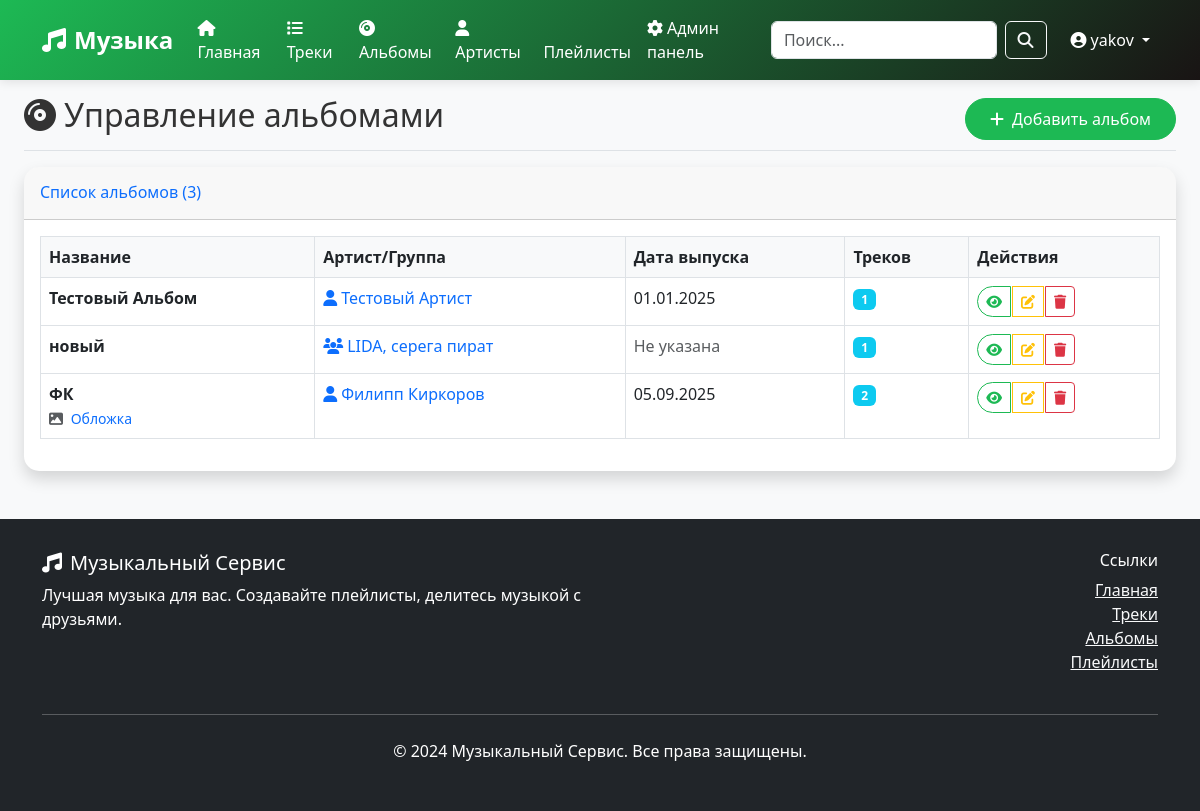
Screenshot of /admin-panel/albums/ (signed in) with the database file from the repository.
### music/models.py (models this page shows, shortened)
class User(AbstractUser):
    id = models.UUIDField(primary_key=True, default=uuid.uuid4, editable=False)
    login = models.CharField(max_length=100, unique=True)
    email = models.EmailField(unique=True)
    password = models.CharField(max_length=128)
    date_of_birth = models.DateField(null=True, blank=True)
    registration_date = models.DateTimeField(auto_now_add=True)
    avatar_url = models.URLField(max_length=500, null=True, blank=True)
    role = models.CharField(max_length=20, choices=[
        ('user', 'User'),
        ('admin', 'Admin'),
        ('moderator', 'Moderator')
    ], default='user')
    objects = CustomUserManager()
    USERNAME_FIELD = 'login'
    REQUIRED_FIELDS = ['email']
    class Meta:
        db_table = 'пользователи'
        verbose_name = 'Пользователь'
        verbose_name_plural = 'Пользователи'
    class Meta:
        db_table = 'пользователи'
        verbose_name = 'Пользователь'
        verbose_name_plural = 'Пользователи'

class Album(models.Model):
    id = models.UUIDField(primary_key=True, default=uuid.uuid4, editable=False)
    name = models.CharField(max_length=200, verbose_name='Название альбома')
    group = models.ForeignKey(Group, on_delete=models.CASCADE, null=True, blank=True, verbose_name='Группа')
    artist = models.ForeignKey(Artist, on_delete=models.CASCADE, null=True, blank=True, verbose_name='Артист')
    release_date = models.DateField(null=True, blank=True, verbose_name='Дата выпуска')
    photo = models.ImageField(upload_to='albums/', null=True, blank=True, verbose_name='Обложка альбома')
    play_count = models.PositiveIntegerField(default=0, verbose_name='Количество прослушиваний')
    class Meta:
        db_table = 'альбомы'
        verbose_name = 'Альбом'
        verbose_name_plural = 'Альбомы'

class Artist(models.Model):
    id = models.UUIDField(primary_key=True, default=uuid.uuid4, editable=False)
    name = models.CharField(max_length=200, verbose_name='Имя артиста')
    avatar = models.ImageField(upload_to='artists/', null=True, blank=True, verbose_name='Аватар')
    biography = models.TextField(blank=True, verbose_name='Биография')
    artist_role = models.CharField(max_length=100, blank=True, verbose_name='Роль артиста')
    class Meta:
        db_table = 'артисты'
        verbose_name = 'Артист'
        verbose_name_plural = 'Артисты'

class Group(models.Model):
    id = models.UUIDField(primary_key=True, default=uuid.uuid4, editable=False)
    name = models.CharField(max_length=200, verbose_name='Название группы')
    description = models.TextField(blank=True, verbose_name='Описание группы')
    photo = models.ImageField(upload_to='groups/', null=True, blank=True, verbose_name='Фото группы')
    class Meta:
        db_table = 'группа'
        verbose_name = 'Группа'
        verbose_name_plural = 'Группы'

### music/views.py (the view)
# urls.py: path('admin-panel/albums/', views.admin_albums, name='admin_albums'),
@login_required
def admin_albums(request):
    if not request.user.is_authenticated or request.user.role != 'admin':
        messages.error(request, 'Доступ запрещен. Требуются права администратора.')
        return redirect('music:home')
    albums = Album.objects.select_related('artist', 'group').order_by('-id')
    context = {
        'albums': albums,
    }
    return render(request, 'music/admin/admin_albums.html', context)

### music/templates/music/admin/admin_albums.html (shortened to what this page needs)
{% extends 'music/base.html' %}
{% block content %}
<div class="container-fluid">
    <div class="row">
        <main class="col-12 px-md-4">
            <div class="d-flex justify-content-between flex-wrap flex-md-nowrap align-items-center pt-3 pb-2 mb-3 border-bottom">
                <h1 class="h2">
                    <i class="fas fa-compact-disc me-2"></i>Управление альбомами
                </h1>
                <div class="btn-toolbar mb-2 mb-md-0">
                    <a href="{% url 'music:admin_create_album' %}" class="btn btn-primary">
                        <i class="fas fa-plus me-2"></i>Добавить альбом
                    </a>
                </div>
            </div>
            <div class="card shadow">
                <div class="card-header py-3">
                    <h6 class="m-0 font-weight-bold text-primary">
                        Список альбомов ({{ albums.count }})
                    </h6>
                </div>
                <div class="card-body">
                    <div class="table-responsive">
                        <table class="table table-bordered">
                            <thead>
                                <tr>
                                    <th>Название</th>
                                    <th>Артист/Группа</th>
                                    <th>Дата выпуска</th>
                                    <th>Треков</th>
                                    <th>Действия</th>
                                </tr>
                            </thead>
                            <tbody>
                                {% for album in albums %}
                                <tr>
                                    <td>
                                        <strong>{{ album.name }}</strong>
                                        {% if album.photo %}
                                            <br><small class="text-muted">
                                                <i class="fas fa-image me-1"></i>
                                                <a href="{{ album.photo.url }}" target="_blank" class="text-decoration-none">
                                                    Обложка
                                                </a>
                                            </small>
                                        {% endif %}
                                    </td>
                                    <td>
                                        {% if album.artist %}
                                            <a href="{% url 'music:artist_detail' album.artist.pk %}" class="text-decoration-none">
                                                <i class="fas fa-user me-1"></i>{{ album.artist.name }}
                                            </a>
                                        {% elif album.group %}
                                            <a href="{% url 'music:group_detail' album.group.pk %}" class="text-decoration-none">
                                                <i class="fas fa-users me-1"></i>{{ album.group.name }}
                                            </a>
                                        {% else %}
                                            <span class="text-muted">Не указан</span>
                                        {% endif %}
                                    </td>
                                    <td>
                                        {% if album.release_date %}
                                            {{ album.release_date|date:"d.m.Y" }}
                                        {% else %}
                                            <span class="text-muted">Не указана</span>
                                        {% endif %}
                                    </td>
                                    <td>
                                        <span class="badge bg-info">{{ album.track_set.count }}</span>
                                    </td>
                                    <td>
                                        <div class="btn-group" role="group">
                                            <a href="{% url 'music:album_detail' album.pk %}" class="btn btn-sm btn-outline-primary" title="Просмотр">
                                                <i class="fas fa-eye"></i>
                                            </a>
                                            <a href="{% url 'music:admin_edit_album' album.pk %}" class="btn btn-sm btn-outline-warning" title="Редактировать">
                                                <i class="fas fa-edit"></i>
                                            </a>
                                            <button type="button" class="btn btn-sm btn-outline-danger" title="Удалить"
                                                    onclick="confirmDelete('{{ album.name }}', '{% url 'music:admin_delete_album' album.pk %}')">
                                                <i class="fas fa-trash"></i>
                                            </button>
                                        </div>
                                    </td>
                                </tr>
                                {% endfor %}
                            </tbody>
                        </table>
                    </div>
                </div>
            </div>
        </main>
    </div>
</div>
{% endblock %}

### music/templates/music/base.html (shortened to what this page needs)
<!DOCTYPE html>
<html lang="ru">
<head>
    <link href="https://cdn.jsdelivr.net/npm/bootstrap@5.3.0/dist/css/bootstrap.min.css" rel="stylesheet">
    <link rel="stylesheet" href="https://cdnjs.cloudflare.com/ajax/libs/font-awesome/6.4.0/css/all.min.css">
</head>
<body>
    <nav class="navbar navbar-expand-lg navbar-dark">
        <div class="container">
            <a class="navbar-brand" href="{% url 'music:home' %}">
                <i class="fas fa-music me-2"></i>Музыка
            </a>
            <div class="collapse navbar-collapse" id="navbarNav">
                <ul class="navbar-nav me-auto">
                    <li class="nav-item">
                        <a class="nav-link" href="{% url 'music:home' %}">
                            <i class="fas fa-home me-1"></i>Главная
                        </a>
                    </li>
                    <li class="nav-item">
                        <a class="nav-link" href="{% url 'music:track_list' %}">
                            <i class="fas fa-list me-1"></i>Треки
                        </a>
                    </li>
                    <li class="nav-item">
                        <a class="nav-link" href="{% url 'music:album_list' %}">
                            <i class="fas fa-compact-disc me-1"></i>Альбомы
                        </a>
                    </li>
                    <li class="nav-item">
                        <a class="nav-link" href="{% url 'music:artist_list' %}">
                            <i class="fas fa-user me-1"></i>Артисты
                        </a>
                    </li>
                    <li class="nav-item">
                        <a class="nav-link" href="{% url 'music:playlist_list' %}">
                            Плейлисты
                        </a>
                    </li>
                    {% if user.is_authenticated and user.role == 'admin' %}
                        <li class="nav-item">
                            <a class="nav-link" href="{% url 'music:admin_panel' %}">
                                <i class="fas fa-cog me-1"></i>Админ панель
                            </a>
                        </li>
                    {% endif %}
                </ul>
                <form class="d-flex me-3" method="GET" action="{% url 'music:track_list' %}">
                    <input class="form-control me-2" type="search" name="q" placeholder="Поиск..."
                           value="{{ request.GET.q }}" aria-label="Search">
                    <button class="btn btn-outline-light" type="submit">
                        <i class="fas fa-search"></i>
                    </button>
                </form>
                <ul class="navbar-nav">
                    {% if user.is_authenticated %}
                        <li class="nav-item dropdown">
                            <a class="nav-link dropdown-toggle" href="#" id="navbarDropdown" role="button"
                               data-bs-toggle="dropdown" aria-expanded="false">
                                <i class="fas fa-user-circle me-1"></i>{{ user.login }}
                            </a>
                        </li>
                    {% endif %}
                </ul>
            </div>
        </div>
    </nav>
    <main>
        {% block content %}{% endblock %}
    </main>
    <footer class="footer">
        <div class="container">
            <div class="row">
                <div class="col-md-6">
                    <h5><i class="fas fa-music me-2"></i>Музыкальный Сервис</h5>
                    <p>Лучшая музыка для вас. Создавайте плейлисты, делитесь музыкой с друзьями.</p>
                </div>
                <div class="col-md-6 text-md-end">
                    <h6>Ссылки</h6>
                    <ul class="list-unstyled">
                        <li><a href="{% url 'music:home' %}" class="text-light">Главная</a></li>
                        <li><a href="{% url 'music:track_list' %}" class="text-light">Треки</a></li>
                        <li><a href="{% url 'music:album_list' %}" class="text-light">Альбомы</a></li>
                        <li><a href="{% url 'music:playlist_list' %}" class="text-light">Плейлисты</a></li>
                    </ul>
                </div>
            </div>
            <hr class="my-4">
            <div class="text-center">
                <p>&copy; 2024 Музыкальный Сервис. Все права защищены.</p>
            </div>
        </div>
    </footer>
</body>
</html>

### music/templates/music/base.html (style rules this page uses)
:root { --primary-color: #1db954; --secondary-color: #191414; --accent-color: #ff6b6b; --text-color: #333; --light-bg: #f8f9fa; --dark-bg: #212529; }
body { font-family: 'Segoe UI', Tahoma, Geneva, Verdana, sans-serif; background-color: var(--light-bg); color: var(--text-color); }
.navbar { background: linear-gradient(135deg, var(--primary-color), var(--secondary-color)); box-shadow: 0 2px 10px rgba(0,0,0,0.1); }
.navbar-brand { font-weight: bold; font-size: 1.5rem; }
.nav-link { color: white !important; font-weight: 500; transition: all 0.3s ease; }
.card { border: none; border-radius: 15px; box-shadow: 0 5px 15px rgba(0,0,0,0.1); transition: transform 0.3s ease, box-shadow 0.3s ease; overflow: hidden; }
.btn-primary { background-color: var(--primary-color); border-color: var(--primary-color); border-radius: 25px; padding: 0.5rem 1.5rem; font-weight: 500; transition: all 0.3s ease; }
.btn-outline-primary { color: var(--primary-color); border-color: var(--primary-color); border-radius: 25px; }
.footer { background: var(--dark-bg); color: white; padding: 2rem 0; margin-top: 3rem; }

### music/templates/music/admin/admin_albums.html (style rules this page uses)
.table th { background-color: #f8f9fa; border-color: #dee2e6; }
.btn-group .btn { margin-right: 2px; }
.btn-group .btn:last-child { margin-right: 0; }

### rows the page displays
User: login "yakov"
Album: name "Тестовый Альбом", artist.name "Тестовый Артист", release_date "01.01.2025", track_set.count "1"
Album: name "новый", group.name "LIDA, серега пират", shows "Не указана", track_set.count "1"
Album: name "ФК", artist.name "Филипп Киркоров", release_date "05.09.2025", track_set.count "2"

### other values shown
{{ albums.count }} "3"
